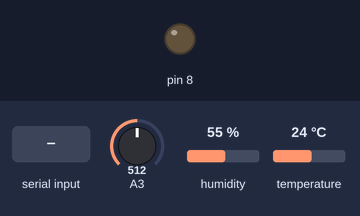
This sketch was run on a simulated Arduino Uno, built with avr-gcc and run on an emulated ATmega328P. On the bench: output pins drawn as LEDs (lit = HIGH). Inputs (shaded band) come from the test bench; at power-on: A3 = 512, humidity 55 %, temperature 24 °C. What the sketch prints to the serial monitor is not drawn.

Above: at 1.2 s.
1.3 s: "1" received over Serial
At 2.4 s:
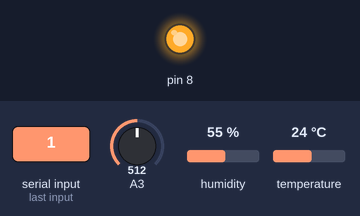
Timing chart, 0 to 5.8 s (numbered marks = the images above; inputs shaded):
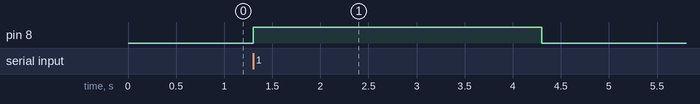

The sketch:

WIFI_copy_20240512083450_copy_20240605041004.ino
```cpp
#include "DHT.h" // DHT 라이브러리 호출
#include <SoftwareSerial.h>
SoftwareSerial BT (9, 7);
#define DHTPIN 12 // 온습도 센서가 12번에 연결
#define DHTTYPE DHT11

DHT dht(DHTPIN, DHTTYPE);

void setup() {
  pinMode(8, OUTPUT);
  BT.begin(9600);
  Serial.begin(9600); // 시리얼 통신 시작
  dht.begin();
}

unsigned long lastReadTime = 0; // 마지막으로 센서를 읽은 시간
int water= 0 ;

void loop() {
  // 온습도 센서 데이터 읽기 (최소 2초 대기)
  if (millis() - lastReadTime >= 2000) {
    lastReadTime = millis(); // 마지막 읽은 시간 업데이트

    // 온습도 값을 읽어오기
    float h = dht.readHumidity(); // 습도값을 h에 저장
    float t = dht.readTemperature(); // 온도값을 t에 저장
    water=analogRead(A3);
    Serial.print("Soil humidity: "); //토양 습도 체크
    Serial.print(water);
    // 온습도 값이 유효한지 확인
    if (isnan(h) || isnan(t)) {
      Serial.println("Failed to read from DHT sensor!");
    } else {
      // 온습도 값을 시리얼 모니터에 한 줄씩 출력
      Serial.print(" Humidity: "); // 문자열 출력
      Serial.print(h); // 습도값 출력
      Serial.print(" %\t");
      Serial.print("Temperature: ");
      Serial.print(t); // 온도값 출력
      Serial.println(" *C");
    }
  }

  // 시리얼 입력을 확인하고 모터를 제어
  while (Serial.available() > 0) {
    char c = Serial.read(); // 시리얼 입력을 읽기
    if (c == '1') { // '1' 명령이 수신되면 모터를 작동
      digitalWrite(8, HIGH); // 모터 켜기
      delay(3000);           // 3초간 모터 동작
      digitalWrite(8, LOW);  // 모터 끄기
      delay(3000);           // 3초간 대기
    }
  }
}
```

Measured:
- after the input at 1.3 s, pin 8: LOW → HIGH at once, → LOW 3.0 s later
